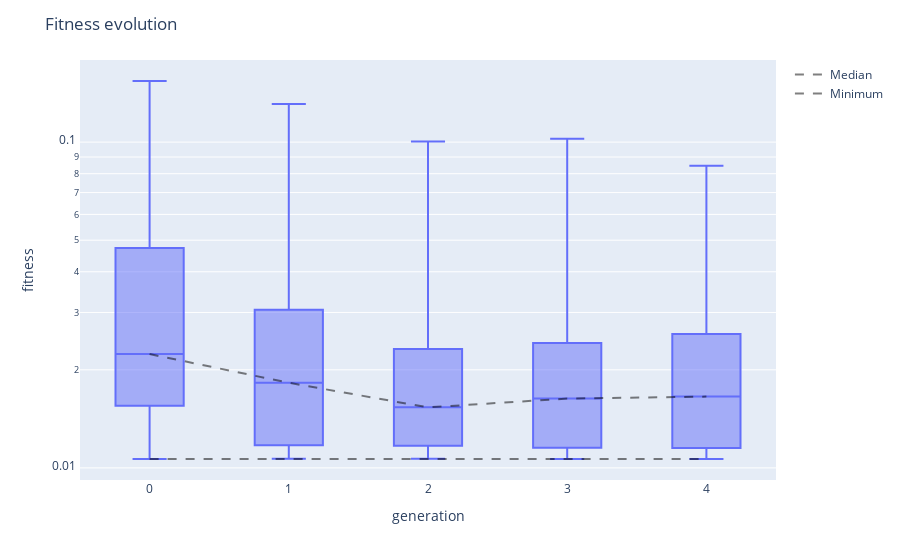

This figure's notebook cell:
### Code cell
viewer.fitness_evolution()

### Figure 1 — Plotly figure (JSON) as saved in the notebook; plotly's stock layout.template omitted (floating-point values rounded to 4 significant figures; data arrays with more than 128 entries replaced by an {"elided": "..."} marker saying what was removed)
{"data": [{"alignmentgroup": "True", "boxpoints": false, "hovertemplate": "generation=%{x}<br>fitness=%{y}<extra></extra>", "legendgroup": "", "marker": {"color": "#636efa"}, "name": "", "notched": false, "offsetgroup": "", "orientation": "v", "showlegend": false, "type": "box", "x": {"elided": "500 int values"}, "x0": " ", "xaxis": "x", "y": {"elided": "500 float values"}, "y0": " ", "yaxis": "y"}, {"line": {"color": "rgba(0,0,0,0.5)", "dash": "dash", "width": 2}, "mode": "lines", "name": "Median", "type": "scatter", "x": [0, 1, 2, 3, 4], "y": [0.02235, 0.01825, 0.01534, 0.01632, 0.01655]}, {"line": {"color": "rgba(0,0,0,0.5)", "dash": "dash", "width": 2}, "mode": "lines", "name": "Minimum", "type": "scatter", "x": [0, 1, 2, 3, 4], "y": [0.01065, 0.01067, 0.01067, 0.01065, 0.01065]}], "layout": {"boxmode": "group", "legend": {"tracegroupgap": 0}, "margin": {"t": 60}, "title": {"text": "Fitness evolution"}, "xaxis": {"anchor": "y", "domain": [0, 1], "title": {"text": "generation"}}, "yaxis": {"anchor": "x", "domain": [0, 1], "title": {"text": "fitness"}, "type": "log"}}}
